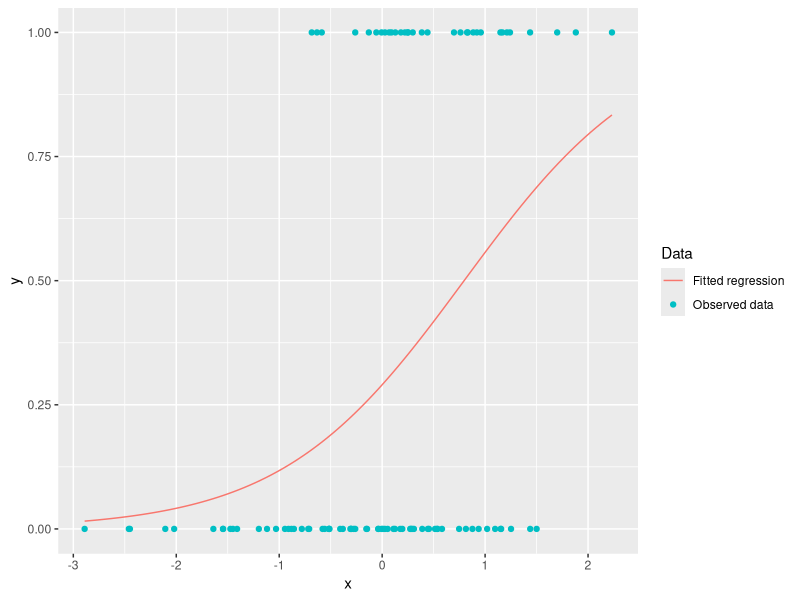

Recreate this plot in R.
## ---- chunk 1
knitr::opts_chunk$set(echo = TRUE)
## ---- chunk 2
beta_0 <- -1
beta_1 <- 1
x <- rnorm(n=100)

y <- rbinom(100, 
            size=1, 
            prob = plogis(beta_0 + beta_1 * x))
## ---- chunk 3
library(ggplot2)
logistic_regression <- glm(y ~ x,
                           family = binomial)
predicted_data <- data.frame(
  x = seq(min(x), max(x), length.out = 100)
)

predicted_data$y_predicted <- predict(logistic_regression,
                                newdata = predicted_data,
                                type = "response")

data <- data.frame(x, y)

ggplot() +
  geom_point(
    data = data,
    aes(x = x, y = y, color = "Observed data")
  ) +
  geom_line(
    data = predicted_data,
    aes(x = x, y = y_predicted, color = "Fitted regression")
  ) +
  labs(
    x = "x",
    y = "y",
    color = "Data"
  )
